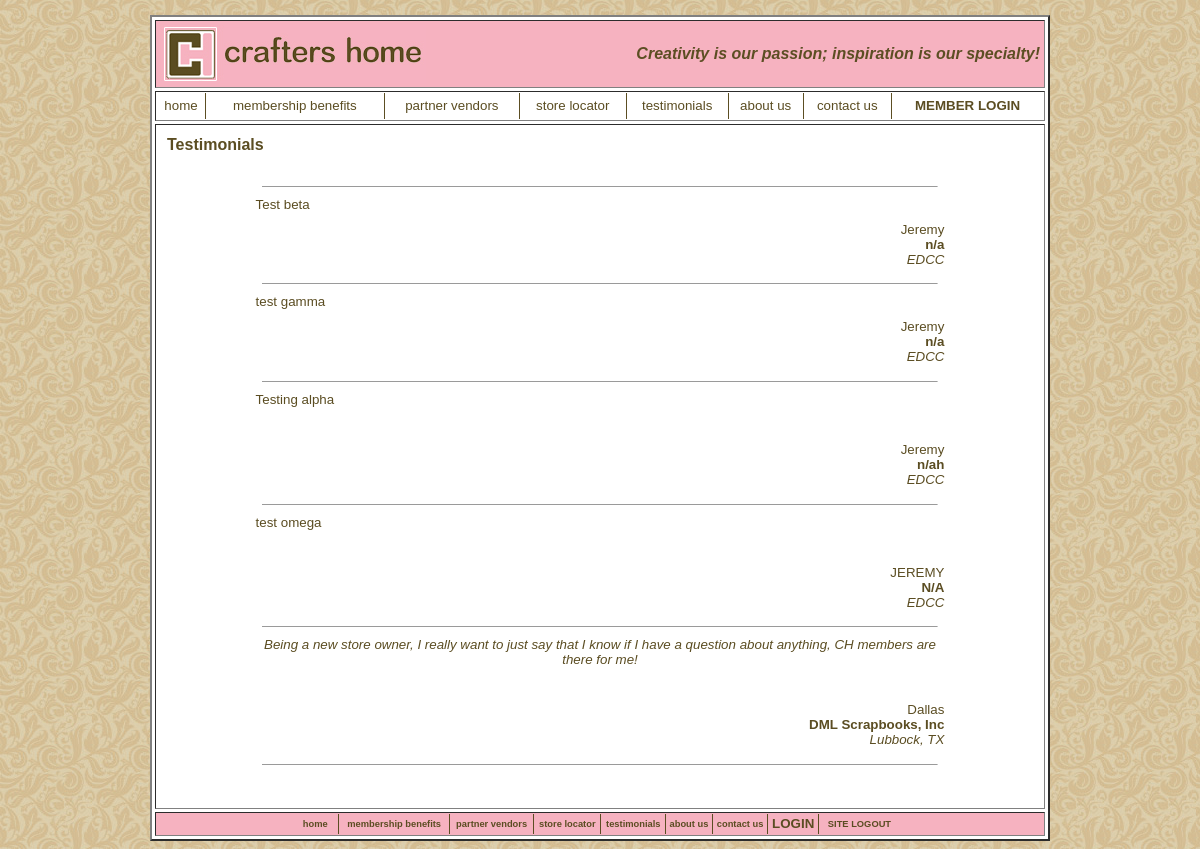
The page /cis243/crafters/testimonials-crafters-home.php (signed in) on the database its author committed.
### tables this page shows
CREATE TABLE IF NOT EXISTS `CUSTOMER_TESTIMONIALS` (
  `TESTIMONIAL_ID` int(11) NOT NULL AUTO_INCREMENT,
  `TESTIMONIAL` text NOT NULL,
  `CUSTOMER_NAME` varchar(100) NOT NULL,
  `CUSTOMER_COMPANY` varchar(100) NOT NULL,
  `CUSTOMER_LOCATION` varchar(100) NOT NULL,
  PRIMARY KEY (`TESTIMONIAL_ID`)
);

### cis243/crafters/testimonials-crafters-home.php (the view, shortened to what this page needs)
<?php
$resultMeta = mysql_query("SELECT META_TITLE, META_KEYWORDS, META_DESCRIPTION
FROM META_DATA
WHERE PAGE_ID = 'testimonials-crafters-home.php'");
$row = mysql_fetch_array($resultMeta);
$metaTitle = $row['META_TITLE'];
$metaKeywords = $row['META_KEYWORDS'];
$metaDescription = $row['META_DESCRIPTION'];
$resultCount = mysql_query("SELECT COUNT(*)
FROM CUSTOMER_TESTIMONIALS");
$rowCount = mysql_fetch_array($resultCount);
$count = $rowCount['COUNT(*)'];
$resultTest = mysql_query("SELECT TESTIMONIAL_ID
FROM CUSTOMER_TESTIMONIALS");
while($rowTest = mysql_fetch_array($resultTest))
{
$storage[] =  $rowTest['TESTIMONIAL_ID'];
}
if ($count < 6)
	{
	for($i=0; $i < $count; $i++)
		{
		$testimonialArray[$i] = $storage[$i];
		}
	shuffle($testimonialArray);
	}
print <<<here
<!DOCTYPE html PUBLIC "-//W3C//DTD XHTML 1.0 Transitional//EN" "http://www.w3.org/TR/xhtml1/DTD/xhtml1-transitional.dtd">
<html xmlns="http://www.w3.org/1999/xhtml">
<html>
<head>
<title>$metaTitle</title>
       <meta name="author" content="Jeremy Perry" />
       <meta name="keywords" content="$metaKeywords" />
       <meta name="description" content="$metaDescription" />
       <meta http-equiv="content-type" content="text/html; charset=UTF-8" />
       <meta name="robots" content="none" />
<link rel="stylesheet" type="text/css" href="style.css" />
here;
?>
</head>
<body>
<div align="center">
<br />
<table border="2" cellpadding="1" width="900" cellspacing="3" bgcolor="#FFFFFF">
	<tr>
		<td colspan="3" bgcolor="#F6B2C0">
        	<table width="100%">
				<tr>
					<td class="navTop"><img border="0" src="images/logo.jpg" width="266" height="58" align="left" alt="Crafter's Home" /></td>
					<td align="right"><b><i><font size="3" color="#5C4E23">
						Creativity is our passion; inspiration is our specialty!
					</font></i></b></td>
            	</tr>
			</table>
		</td>
	</tr>
	<tr>
		<td colspan="3">
			<div align="center">
    <table width="100%" border="0" cellpadding="0" cellspacing="0" id="navigation" style="border-collapse: collapse">
        <tr>
            <td align="center" style="border-right: 1px solid #5C4E23; padding: 0"><a href="index.php"> home </a></td>
            <td align="center" style="border-right: 1px solid #5C4E23; padding: 0"><a href="membership-benefits-crafters-home.php">membership benefits</a></td>
            <td align="center" style="border-right: 1px solid #5C4E23; padding: 0"><a href="partner-vendors-crafters-home.php">partner vendors</a></td>
            <td align="center" style="border-right: 1px solid #5C4E23; padding: 0"><a href="store-locator-crafters-home.php">store locator</a></td>
            <td align="center" style="border-right: 1px solid #5C4E23; padding: 0"><a href="testimonials-crafters-home.php">testimonials</a></td>
           	<td align="center" style="border-right: 1px solid #5C4E23; padding: 0"><a href="about-crafters-home.php">about us</a></td>
            <td align="center" style="border-right: 1px solid #5C4E23; padding: 0"><a href="contact-crafters-home.php">contact us</a></td>
            <td align="center"><a href="login-crafters-home.php"><b>MEMBER LOGIN</b></a></td>
        </tr>
    </table>
</div>
		</td>
	</tr>
	<tr>
		<td width="67%" valign="top">
			<h3>Testimonials</h3>
			<div align="center">
			<table width="80%" border="0" cellpadding="0" cellspacing="0"  >
				<tr>
					<td width="75%" valign="top">
			        	<table cellpadding="0" border="0"  style="border-collapse:collapse" width="100%">
							 <tr>
								<?php
								foreach ($testimonialArray as $value)
								{
								$resultContent = mysql_query("SELECT TESTIMONIAL, CUSTOMER_NAME, CUSTOMER_COMPANY, CUSTOMER_LOCATION
								FROM CUSTOMER_TESTIMONIALS
								WHERE TESTIMONIAL_ID = $value");
								$rowContent = mysql_fetch_array($resultContent);
								$testimonial = $rowContent['TESTIMONIAL'];
								$custName = $rowContent['CUSTOMER_NAME'];
								$custComp = $rowContent['CUSTOMER_COMPANY'];
								$custLoc = $rowContent['CUSTOMER_LOCATION'];
								print'<td colspan="2" valign="top" bgcolor="#ffffff">';
								print '<hr style="width: 95%" size="1" />';
								print'<p align=left style="margin-left: 25px">';
								print $testimonial;
								print '</p>';
								print'<p class="sign" style="margin-left: 25px">';
								print $custName;
								print '<br />';
						        print '<a href="http://" target="_blank">';
						        print $custComp;
						        print '</a><br/>';
								print'<i>';
								print $custLoc;
								print '</i></p>';
								print'</td></tr><tr>';
								}
								?>
					         <td colspan="2">
								<hr style="width: 95%" size="1" /></td></tr>
						   </table>
				</td>
			</tr>
   		</table>
			<p>&nbsp;</div>
		</td>
	</tr>
	<tr>
		<td colspan="3" bgcolor="#F6B2C0">
		<div align="center">
<table border="0" cellpadding="3" style="border-collapse: collapse" width="600">
        <tr height="20px;">
            <td align="center" style="border-right: 1px solid #5C4E23; padding: 0" class="footer"><a href="index.php" class="footer"> home </a>&nbsp;&nbsp;</td>
            <td align="center" style="border-right: 1px solid #5C4E23; padding: 0" class="footer"><a href="membership-benefits-crafters-home.php" class="footer">membership benefits</a></td>
            <td align="center" style="border-right: 1px solid #5C4E23; padding: 0" class="footer"><a href="partner-vendors-crafters-home.php" class="footer">partner vendors</a></td>
            <td align="center" style="border-right: 1px solid #5C4E23; padding: 0" class="footer"><a href="store-locator-crafters-home.php" class="footer">store locator</a></td>
            <td align="center" style="border-right: 1px solid #5C4E23; padding: 0" class="footer"><a href="testimonials-crafters-home.php" class="footer">testimonials</a></td>
             <td align="center" style="border-right: 1px solid #5C4E23; padding: 0" class="footer"><a href="about-crafters-home.php" class="footer">about us</a></td>
             <td align="center" style="border-right: 1px solid #5C4E23; padding: 0" class="footer"><a href="contact-crafters-home.php" class="footer">contact us</a></td>
            <td align="center" style="border-right: 1px solid #5C4E23; padding: 0" class="footer"><a href="login-crafters-home.php"><b>LOGIN</b></a></td>
            <td align="center"><a href="common_elements/logout.php" class="footer"><b>SITE LOGOUT</b></a></td>
        </tr>
    </table>
</div>
		</td>
	</tr>
</table>
</div>
</body>
</html>

### cis243/crafters/style.css (style rules this page uses)
body { font-family: "Trebuchet MS", Verdana, Arial; font-size: 10pt; color: #5C4E23; margin-top:0; background-image:url(images/beigepattern.jpg); }
img { border: 0; }
td { margin: 10px; font-size: 10pt; color: #5b4d22; font-family: "Trebuchet MS", Verdana, Arial; }
h3 { font-family: "Trebuchet MS", Verdana, Arial; margin: 10px; text-align: left; font-size: 12pt; color: #5b4d22; font-weight: bolder; }
a { color: #5b4d22; text-decoration: none; font-weight: bolder; font-size: 10pt; font-family: "Trebuchet MS", Verdana, Arial; }
#navigation a { color: #5b4d22; line-height:26px; text-decoration: none; display:block; font-family: "Trebuchet MS", Verdana, Arial; font-size: 10pt; text-align: center; font-weight: normal; }
p { margin: 10px; text-align: left; font-size: 10pt; color: #5b4d22; }
p.sign { margin: 10px; text-align: right; font-size: 10pt; color: #5b4d22; }
hr { color: #635733; size: 1; width: 85%; }
a.footer { color: #5b4d22; font-size: 7pt; }
.footer { color: #5b4d22; font-size: 7pt; }

### rows shown on the page
customer_testimonials: TESTIMONIAL "Test beta", CUSTOMER_NAME "Jeremy", CUSTOMER_COMPANY "n/a", CUSTOMER_LOCATION "EDCC"
customer_testimonials: TESTIMONIAL "test gamma", CUSTOMER_NAME "Jeremy", CUSTOMER_COMPANY "n/a", CUSTOMER_LOCATION "EDCC"
customer_testimonials: TESTIMONIAL "Testing alpha", CUSTOMER_NAME "Jeremy", CUSTOMER_COMPANY "n/ah", CUSTOMER_LOCATION "EDCC"
customer_testimonials: TESTIMONIAL "test omega", CUSTOMER_NAME "JEREMY", CUSTOMER_COMPANY "N/A", CUSTOMER_LOCATION "EDCC"
customer_testimonials: TESTIMONIAL "Being a new store owner, I really want to just say that I know if I have a question about anything, CH members are there for me!", CUSTOMER_NAME "Dallas", CUSTOMER_COMPANY "DML Scrapbooks, Inc", CUSTOMER_LOCATION "Lubbock, TX"
